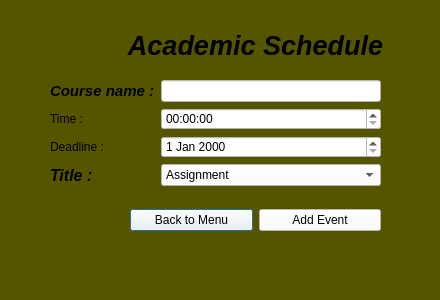
<?xml version="1.0" encoding="UTF-8"?>
<ui version="4.0">
 <class>Schedule</class>
 <widget class="QDialog" name="Schedule">
  <property name="geometry">
   <rect>
    <x>0</x>
    <y>0</y>
    <width>440</width>
    <height>300</height>
   </rect>
  </property>
  <property name="windowTitle">
   <string>Dialog</string>
  </property>
  <property name="toolTip">
   <string>&lt;html&gt;&lt;head/&gt;&lt;body&gt;&lt;p align=&quot;center&quot;&gt;&lt;br/&gt;&lt;/p&gt;&lt;/body&gt;&lt;/html&gt;</string>
  </property>
  <property name="styleSheet">
   <string notr="true">background-color: rgb(85, 85, 0);</string>
  </property>
  <widget class="QLabel" name="label_2">
   <property name="geometry">
    <rect>
     <x>120</x>
     <y>20</y>
     <width>271</width>
     <height>51</height>
    </rect>
   </property>
   <property name="toolTip">
    <string>&lt;html&gt;&lt;head/&gt;&lt;body&gt;&lt;p align=&quot;center&quot;&gt;&lt;br/&gt;&lt;/p&gt;&lt;/body&gt;&lt;/html&gt;</string>
   </property>
   <property name="text">
    <string>&lt;html&gt;&lt;head/&gt;&lt;body&gt;&lt;p align=&quot;center&quot;&gt;&lt;span style=&quot; font-size:20pt; font-weight:700; font-style:italic; color:#000000;&quot;&gt;Academic Schedule&lt;/span&gt;&lt;/p&gt;&lt;/body&gt;&lt;/html&gt;</string>
   </property>
  </widget>
  <widget class="QWidget" name="formLayoutWidget">
   <property name="geometry">
    <rect>
     <x>50</x>
     <y>80</y>
     <width>331</width>
     <height>117</height>
    </rect>
   </property>
   <property name="toolTip">
    <string>&lt;html&gt;&lt;head/&gt;&lt;body&gt;&lt;p align=&quot;center&quot;&gt;&lt;br/&gt;&lt;/p&gt;&lt;/body&gt;&lt;/html&gt;</string>
   </property>
   <layout class="QFormLayout" name="formLayout">
    <item row="0" column="1">
     <widget class="QLineEdit" name="courseNameLineEdit">
      <property name="toolTip">
       <string>&lt;html&gt;&lt;head/&gt;&lt;body&gt;&lt;p align=&quot;center&quot;&gt;&lt;br/&gt;&lt;/p&gt;&lt;/body&gt;&lt;/html&gt;</string>
      </property>
      <property name="styleSheet">
       <string notr="true">font: 700 italic 9pt &quot;Segoe UI&quot;;
color: rgb(0, 0, 0);
background-color: rgb(255, 255, 255);</string>
      </property>
      <property name="text">
       <string/>
      </property>
     </widget>
    </item>
    <item row="1" column="0">
     <widget class="QLabel" name="timeLabel">
      <property name="toolTip">
       <string>&lt;html&gt;&lt;head/&gt;&lt;body&gt;&lt;p align=&quot;center&quot;&gt;&lt;br/&gt;&lt;/p&gt;&lt;/body&gt;&lt;/html&gt;</string>
      </property>
      <property name="styleSheet">
       <string notr="true">font: 700 italic 11pt &quot;Segoe UI&quot;;</string>
      </property>
      <property name="text">
       <string>Time :</string>
      </property>
     </widget>
    </item>
    <item row="1" column="1">
     <widget class="QTimeEdit" name="timeTimeEdit">
      <property name="toolTip">
       <string>&lt;html&gt;&lt;head/&gt;&lt;body&gt;&lt;p align=&quot;center&quot;&gt;&lt;br/&gt;&lt;/p&gt;&lt;/body&gt;&lt;/html&gt;</string>
      </property>
      <property name="styleSheet">
       <string notr="true">font: 700 italic 9pt &quot;Segoe UI&quot;;
color: rgb(0, 0, 0);
background-color: rgb(255, 255, 255);</string>
      </property>
     </widget>
    </item>
    <item row="2" column="0">
     <widget class="QLabel" name="deadlineLabel">
      <property name="toolTip">
       <string>&lt;html&gt;&lt;head/&gt;&lt;body&gt;&lt;p align=&quot;center&quot;&gt;&lt;br/&gt;&lt;/p&gt;&lt;/body&gt;&lt;/html&gt;</string>
      </property>
      <property name="styleSheet">
       <string notr="true">font: 700 italic 11pt &quot;Segoe UI&quot;;</string>
      </property>
      <property name="text">
       <string>Deadline :</string>
      </property>
     </widget>
    </item>
    <item row="2" column="1">
     <widget class="QDateEdit" name="deadlineDateEdit">
      <property name="toolTip">
       <string>&lt;html&gt;&lt;head/&gt;&lt;body&gt;&lt;p align=&quot;center&quot;&gt;&lt;br/&gt;&lt;/p&gt;&lt;/body&gt;&lt;/html&gt;</string>
      </property>
      <property name="styleSheet">
       <string notr="true">font: 700 italic 9pt &quot;Segoe UI&quot;;
background-color: rgb(255, 255, 255);
color: rgb(0, 0, 0);</string>
      </property>
     </widget>
    </item>
    <item row="3" column="0">
     <widget class="QLabel" name="titleLabel">
      <property name="font">
       <font>
        <pointsize>12</pointsize>
        <italic>true</italic>
        <bold>true</bold>
       </font>
      </property>
      <property name="toolTip">
       <string>&lt;html&gt;&lt;head/&gt;&lt;body&gt;&lt;p align=&quot;center&quot;&gt;&lt;br/&gt;&lt;/p&gt;&lt;/body&gt;&lt;/html&gt;</string>
      </property>
      <property name="styleSheet">
       <string notr="true">
color: rgb(0, 0, 0);</string>
      </property>
      <property name="text">
       <string>Title :</string>
      </property>
     </widget>
    </item>
    <item row="3" column="1">
     <widget class="QComboBox" name="titleComboBox">
      <property name="toolTip">
       <string>&lt;html&gt;&lt;head/&gt;&lt;body&gt;&lt;p align=&quot;center&quot;&gt;&lt;br/&gt;&lt;/p&gt;&lt;/body&gt;&lt;/html&gt;</string>
      </property>
      <property name="styleSheet">
       <string notr="true">font: 700 italic 10pt &quot;Segoe UI&quot;;
color: rgb(0, 0, 0);
background-color: rgb(255, 255, 255);</string>
      </property>
      <item>
       <property name="text">
        <string>Assignment</string>
       </property>
      </item>
      <item>
       <property name="text">
        <string>Mini Project</string>
       </property>
      </item>
      <item>
       <property name="text">
        <string>Group Project</string>
       </property>
      </item>
     </widget>
    </item>
    <item row="0" column="0">
     <widget class="QLabel" name="courseNameLabel">
      <property name="font">
       <font>
        <family>Segoe UI</family>
        <pointsize>11</pointsize>
        <italic>true</italic>
        <bold>true</bold>
       </font>
      </property>
      <property name="toolTip">
       <string>&lt;html&gt;&lt;head/&gt;&lt;body&gt;&lt;p align=&quot;center&quot;&gt;&lt;br/&gt;&lt;/p&gt;&lt;/body&gt;&lt;/html&gt;</string>
      </property>
      <property name="styleSheet">
       <string notr="true">font: 700 italic 11pt &quot;Segoe UI&quot;;</string>
      </property>
      <property name="text">
       <string>Course name :</string>
      </property>
     </widget>
    </item>
   </layout>
  </widget>
  <widget class="QWidget" name="horizontalLayoutWidget">
   <property name="geometry">
    <rect>
     <x>130</x>
     <y>200</y>
     <width>251</width>
     <height>41</height>
    </rect>
   </property>
   <property name="toolTip">
    <string>&lt;html&gt;&lt;head/&gt;&lt;body&gt;&lt;p align=&quot;center&quot;&gt;&lt;br/&gt;&lt;/p&gt;&lt;/body&gt;&lt;/html&gt;</string>
   </property>
   <layout class="QHBoxLayout" name="horizontalLayout">
    <item>
     <widget class="QPushButton" name="pushButton">
      <property name="toolTip">
       <string>&lt;html&gt;&lt;head/&gt;&lt;body&gt;&lt;p align=&quot;center&quot;&gt;&lt;br/&gt;&lt;/p&gt;&lt;/body&gt;&lt;/html&gt;</string>
      </property>
      <property name="styleSheet">
       <string notr="true">font: 700 italic 9pt &quot;Segoe UI&quot;;
background-color: rgb(255, 255, 255);</string>
      </property>
      <property name="text">
       <string>Back to Menu</string>
      </property>
     </widget>
    </item>
    <item>
     <widget class="QPushButton" name="pushButton_2">
      <property name="toolTip">
       <string>&lt;html&gt;&lt;head/&gt;&lt;body&gt;&lt;p align=&quot;center&quot;&gt;&lt;br/&gt;&lt;/p&gt;&lt;/body&gt;&lt;/html&gt;</string>
      </property>
      <property name="styleSheet">
       <string notr="true">font: 700 italic 9pt &quot;Segoe UI&quot;;
background-color: rgb(255, 255, 255);</string>
      </property>
      <property name="text">
       <string>Add Event</string>
      </property>
     </widget>
    </item>
   </layout>
  </widget>
 </widget>
 <resources/>
 <connections/>
</ui>
